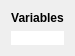
<?xml version="1.0" encoding="UTF-8"?>
<ui version="4.0">
 <class>CVariablesWidget</class>
 <widget class="QWidget" name="CVariablesWidget">
  <property name="geometry">
   <rect>
    <x>0</x>
    <y>0</y>
    <width>70</width>
    <height>50</height>
   </rect>
  </property>
  <property name="sizePolicy">
   <sizepolicy hsizetype="Minimum" vsizetype="Minimum">
    <horstretch>0</horstretch>
    <verstretch>0</verstretch>
   </sizepolicy>
  </property>
  <property name="windowTitle">
   <string>Form</string>
  </property>
  <layout class="QVBoxLayout" name="verticalLayout">
   <item>
    <widget class="QLabel" name="label">
     <property name="font">
      <font>
       <weight>75</weight>
       <bold>true</bold>
      </font>
     </property>
     <property name="text">
      <string>Variables</string>
     </property>
     <property name="alignment">
      <set>Qt::AlignCenter</set>
     </property>
    </widget>
   </item>
   <item>
    <widget class="QLabel" name="label_2">
     <property name="sizePolicy">
      <sizepolicy hsizetype="Preferred" vsizetype="Expanding">
       <horstretch>0</horstretch>
       <verstretch>0</verstretch>
      </sizepolicy>
     </property>
     <property name="palette">
      <palette>
       <active>
        <colorrole role="Base">
         <brush brushstyle="SolidPattern">
          <color alpha="255">
           <red>255</red>
           <green>255</green>
           <blue>255</blue>
          </color>
         </brush>
        </colorrole>
        <colorrole role="Window">
         <brush brushstyle="SolidPattern">
          <color alpha="255">
           <red>255</red>
           <green>255</green>
           <blue>255</blue>
          </color>
         </brush>
        </colorrole>
       </active>
       <inactive>
        <colorrole role="Base">
         <brush brushstyle="SolidPattern">
          <color alpha="255">
           <red>255</red>
           <green>255</green>
           <blue>255</blue>
          </color>
         </brush>
        </colorrole>
        <colorrole role="Window">
         <brush brushstyle="SolidPattern">
          <color alpha="255">
           <red>255</red>
           <green>255</green>
           <blue>255</blue>
          </color>
         </brush>
        </colorrole>
       </inactive>
       <disabled>
        <colorrole role="Base">
         <brush brushstyle="SolidPattern">
          <color alpha="255">
           <red>255</red>
           <green>255</green>
           <blue>255</blue>
          </color>
         </brush>
        </colorrole>
        <colorrole role="Window">
         <brush brushstyle="SolidPattern">
          <color alpha="255">
           <red>255</red>
           <green>255</green>
           <blue>255</blue>
          </color>
         </brush>
        </colorrole>
       </disabled>
      </palette>
     </property>
     <property name="autoFillBackground">
      <bool>true</bool>
     </property>
     <property name="text">
      <string/>
     </property>
    </widget>
   </item>
  </layout>
 </widget>
 <resources/>
 <connections/>
</ui>
